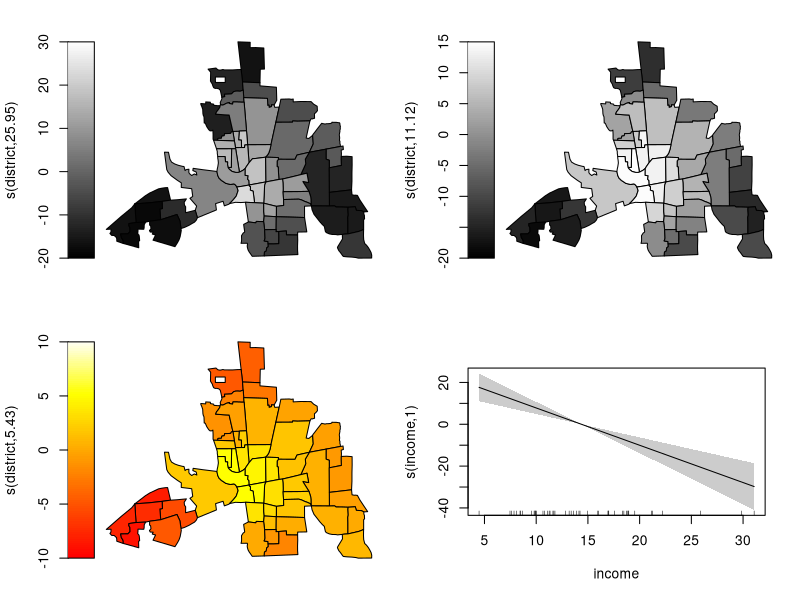
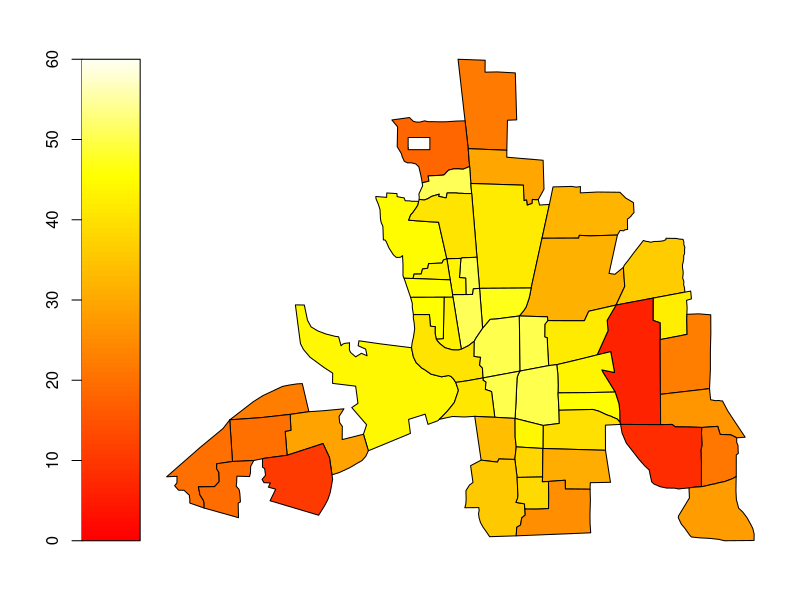
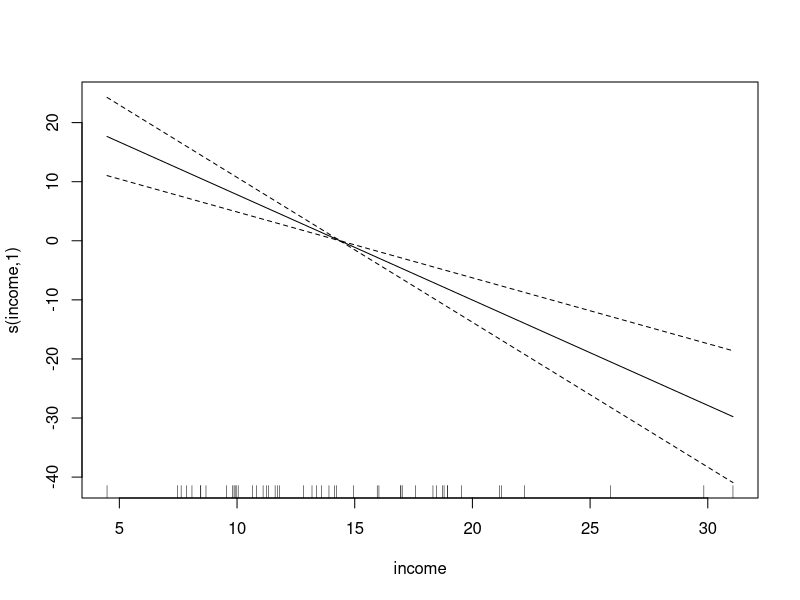

Here is the R script that generated these plots, in order:
library(mgcv)


### Name: smooth.construct.mrf.smooth.spec
### Title: Markov Random Field Smooths
### Aliases: smooth.construct.mrf.smooth.spec Predict.matrix.mrf.smooth mrf
### Keywords: models regression

### ** Examples

library(mgcv)
## Load Columbus Ohio crime data (see ?columbus for details and credits)
data(columb)       ## data frame
data(columb.polys) ## district shapes list
xt <- list(polys=columb.polys) ## neighbourhood structure info for MRF
par(mfrow=c(2,2))
## First a full rank MRF...
b <- gam(crime ~ s(district,bs="mrf",xt=xt),data=columb,method="REML")
plot(b,scheme=1)
## Compare to reduced rank version...
b <- gam(crime ~ s(district,bs="mrf",k=20,xt=xt),data=columb,method="REML")
plot(b,scheme=1)
## An important covariate added...
b <- gam(crime ~ s(district,bs="mrf",k=20,xt=xt)+s(income),
         data=columb,method="REML")
plot(b,scheme=c(0,1))

## plot fitted values by district
par(mfrow=c(1,1))
fv <- fitted(b)
names(fv) <- as.character(columb$district)
polys.plot(columb.polys,fv)

## Examine an example neighbourhood list - this one auto-generated from
## 'polys' above.

nb <- b$smooth[[1]]$xt$nb 
head(nb) 
names(nb) ## these have to match the factor levels of the smooth
## look at the indices of the neighbours of the first entry,
## named '0'...
nb[['0']] ## by name
nb[[1]]   ## same by index 
## ... and get the names of these neighbours from their indices...
names(nb)[nb[['0']]]
b1 <- gam(crime ~ s(district,bs="mrf",k=20,xt=list(nb=nb))+s(income),
         data=columb,method="REML")
b1 ## fit unchanged
plot(b1) ## but now there is no information with which to plot the mrf
